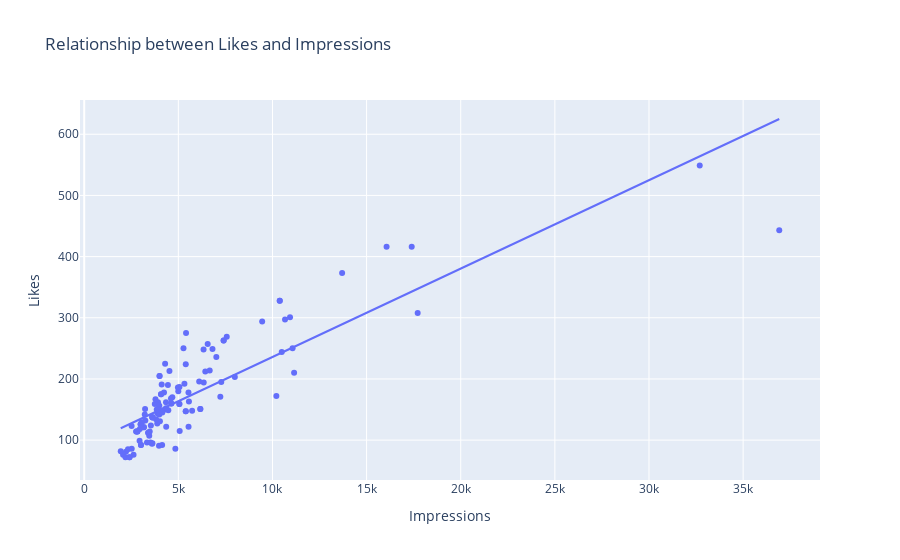

Source (notebook cell):
### Markdown cell above
## Analyzing the relationship between different features
It will help us in understanding how Instagram's algorithm works.

### Code cell
fig= px.scatter(data_frame= data, x="Impressions", y="Likes", trendline= "ols",
                title= "Relationship between Likes and Impressions")
fig.show()
